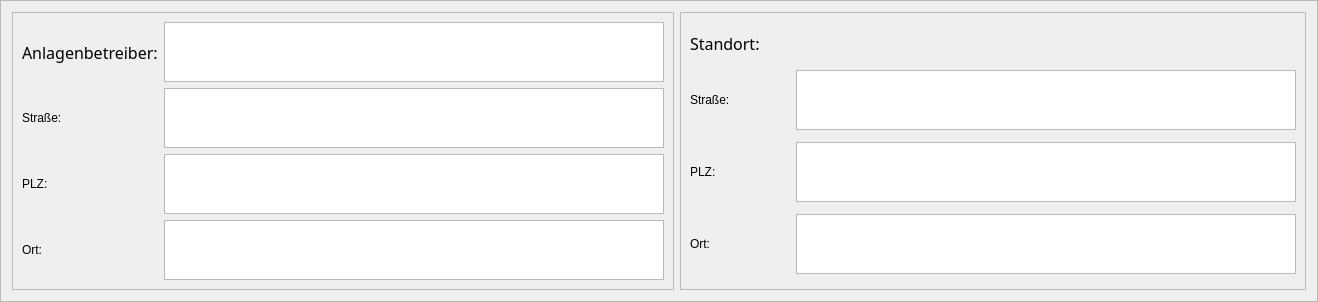
                             <widget class="QFrame" name="frame_7">
                              <property name="sizePolicy">
                               <sizepolicy hsizetype="MinimumExpanding" vsizetype="MinimumExpanding">
                                <horstretch>0</horstretch>
                                <verstretch>0</verstretch>
                               </sizepolicy>
                              </property>
                              <property name="frameShape">
                               <enum>QFrame::StyledPanel</enum>
                              </property>
                              <property name="frameShadow">
                               <enum>QFrame::Raised</enum>
                              </property>
                              <layout class="QFormLayout" name="formLayout_2">
                               <item row="1" column="0">
                                <widget class="QFrame" name="frame_8">
                                 <property name="sizePolicy">
                                  <sizepolicy hsizetype="MinimumExpanding" vsizetype="MinimumExpanding">
                                   <horstretch>0</horstretch>
                                   <verstretch>0</verstretch>
                                  </sizepolicy>
                                 </property>
                                 <property name="frameShape">
                                  <enum>QFrame::StyledPanel</enum>
                                 </property>
                                 <property name="frameShadow">
                                  <enum>QFrame::Raised</enum>
                                 </property>
                                 <layout class="QGridLayout" name="gridLayout_11">
                                  <item row="0" column="0">
                                   <widget class="QLabel" name="operator_label">
                                    <property name="sizePolicy">
                                     <sizepolicy hsizetype="MinimumExpanding" vsizetype="MinimumExpanding">
                                      <horstretch>0</horstretch>
                                      <verstretch>0</verstretch>
                                     </sizepolicy>
                                    </property>
                                    <property name="minimumSize">
                                     <size>
                                      <width>100</width>
                                      <height>30</height>
                                     </size>
                                    </property>
                                    <property name="maximumSize">
                                     <size>
                                      <width>150</width>
                                      <height>30</height>
                                     </size>
                                    </property>
                                    <property name="font">
                                     <font>
                                      <family>Sitka Heading</family>
                                      <pointsize>12</pointsize>
                                      <italic>false</italic>
                                      <bold>false</bold>
                                     </font>
                                    </property>
                                    <property name="text">
                                     <string>Anlagenbetreiber:</string>
                                    </property>
                                   </widget>
                                  </item>
                                  <item row="0" column="1">
                                   <widget class="QPlainTextEdit" name="operator_text">
                                    <property name="sizePolicy">
                                     <sizepolicy hsizetype="MinimumExpanding" vsizetype="MinimumExpanding">
                                      <horstretch>0</horstretch>
                                      <verstretch>0</verstretch>
                                     </sizepolicy>
                                    </property>
                                    <property name="minimumSize">
                                     <size>
                                      <width>500</width>
                                      <height>30</height>
                                     </size>
                                    </property>
                                    <property name="maximumSize">
                                     <size>
                                      <width>800</width>
                                      <height>60</height>
                                     </size>
                                    </property>
                                   </widget>
                                  </item>
                                  <item row="1" column="0">
                                   <widget class="QLabel" name="op_adress_1_label">
                                    <property name="sizePolicy">
                                     <sizepolicy hsizetype="MinimumExpanding" vsizetype="MinimumExpanding">
                                      <horstretch>0</horstretch>
                                      <verstretch>0</verstretch>
                                     </sizepolicy>
                                    </property>
                                    <property name="minimumSize">
                                     <size>
                                      <width>100</width>
                                      <height>30</height>
                                     </size>
                                    </property>
                                    <property name="maximumSize">
                                     <size>
                                      <width>150</width>
                                      <height>30</height>
                                     </size>
                                    </property>
                                    <property name="text">
                                     <string>Straße:</string>
                                    </property>
                                   </widget>
                                  </item>
                                  <item row="1" column="1" alignment="Qt::AlignLeft">
                                   <widget class="QPlainTextEdit" name="op_adress_1_text">
                                    <property name="sizePolicy">
                                     <sizepolicy hsizetype="MinimumExpanding" vsizetype="MinimumExpanding">
                                      <horstretch>0</horstretch>
                                      <verstretch>0</verstretch>
                                     </sizepolicy>
                                    </property>
                                    <property name="minimumSize">
                                     <size>
                                      <width>500</width>
                                      <height>30</height>
                                     </size>
                                    </property>
                                    <property name="maximumSize">
                                     <size>
                                      <width>800</width>
                                      <height>60</height>
                                     </size>
                                    </property>
                                   </widget>
                                  </item>
                                  <item row="2" column="0">
                                   <widget class="QLabel" name="op_adress_2_label">
                                    <property name="sizePolicy">
                                     <sizepolicy hsizetype="MinimumExpanding" vsizetype="MinimumExpanding">
                                      <horstretch>0</horstretch>
                                      <verstretch>0</verstretch>
                                     </sizepolicy>
                                    </property>
                                    <property name="minimumSize">
                                     <size>
                                      <width>100</width>
                                      <height>30</height>
                                     </size>
                                    </property>
                                    <property name="maximumSize">
                                     <size>
                                      <width>150</width>
                                      <height>30</height>
                                     </size>
                                    </property>
                                    <property name="text">
                                     <string>PLZ:</string>
                                    </property>
                                   </widget>
                                  </item>
                                  <item row="2" column="1">
                                   <widget class="QPlainTextEdit" name="op_adress_3_text">
                                    <property name="sizePolicy">
                                     <sizepolicy hsizetype="MinimumExpanding" vsizetype="MinimumExpanding">
                                      <horstretch>0</horstretch>
                                      <verstretch>0</verstretch>
                                     </sizepolicy>
                                    </property>
                                    <property name="minimumSize">
                                     <size>
                                      <width>500</width>
                                      <height>30</height>
                                     </size>
                                    </property>
                                    <property name="maximumSize">
                                     <size>
                                      <width>800</width>
                                      <height>60</height>
                                     </size>
                                    </property>
                                   </widget>
                                  </item>
                                  <item row="3" column="0">
                                   <widget class="QLabel" name="op_adress_3_label">
                                    <property name="sizePolicy">
                                     <sizepolicy hsizetype="MinimumExpanding" vsizetype="MinimumExpanding">
                                      <horstretch>0</horstretch>
                                      <verstretch>0</verstretch>
                                     </sizepolicy>
                                    </property>
                                    <property name="minimumSize">
                                     <size>
                                      <width>100</width>
                                      <height>30</height>
                                     </size>
                                    </property>
                                    <property name="maximumSize">
                                     <size>
                                      <width>150</width>
                                      <height>30</height>
                                     </size>
                                    </property>
                                    <property name="text">
                                     <string>Ort:</string>
                                    </property>
                                   </widget>
                                  </item>
                                  <item row="3" column="1">
                                   <widget class="QPlainTextEdit" name="op_adress_2_text">
                                    <property name="sizePolicy">
                                     <sizepolicy hsizetype="MinimumExpanding" vsizetype="MinimumExpanding">
                                      <horstretch>0</horstretch>
                                      <verstretch>0</verstretch>
                                     </sizepolicy>
                                    </property>
                                    <property name="minimumSize">
                                     <size>
                                      <width>500</width>
                                      <height>30</height>
                                     </size>
                                    </property>
                                    <property name="maximumSize">
                                     <size>
                                      <width>800</width>
                                      <height>60</height>
                                     </size>
                                    </property>
                                   </widget>
                                  </item>
                                 </layout>
                                </widget>
                               </item>
                               <item row="1" column="1">
                                <widget class="QFrame" name="frame_5">
                                 <property name="sizePolicy">
                                  <sizepolicy hsizetype="MinimumExpanding" vsizetype="MinimumExpanding">
                                   <horstretch>0</horstretch>
                                   <verstretch>0</verstretch>
                                  </sizepolicy>
                                 </property>
                                 <property name="frameShape">
                                  <enum>QFrame::StyledPanel</enum>
                                 </property>
                                 <property name="frameShadow">
                                  <enum>QFrame::Raised</enum>
                                 </property>
                                 <layout class="QGridLayout" name="gridLayout_23">
                                  <item row="0" column="0">
                                   <widget class="QLabel" name="loc_head_label">
                                    <property name="sizePolicy">
                                     <sizepolicy hsizetype="MinimumExpanding" vsizetype="MinimumExpanding">
                                      <horstretch>0</horstretch>
                                      <verstretch>0</verstretch>
                                     </sizepolicy>
                                    </property>
                                    <property name="minimumSize">
                                     <size>
                                      <width>100</width>
                                      <height>30</height>
                                     </size>
                                    </property>
                                    <property name="maximumSize">
                                     <size>
                                      <width>150</width>
                                      <height>30</height>
                                     </size>
                                    </property>
                                    <property name="font">
                                     <font>
                                      <family>Sitka Heading</family>
                                      <pointsize>12</pointsize>
                                      <italic>false</italic>
                                      <bold>false</bold>
                                     </font>
                                    </property>
                                    <property name="text">
                                     <string>Standort:</string>
                                    </property>
                                   </widget>
                                  </item>
                                  <item row="1" column="0">
                                   <widget class="QLabel" name="loc_adress_1_label">
                                    <property name="sizePolicy">
                                     <sizepolicy hsizetype="MinimumExpanding" vsizetype="MinimumExpanding">
                                      <horstretch>0</horstretch>
                                      <verstretch>0</verstretch>
                                     </sizepolicy>
                                    </property>
                                    <property name="minimumSize">
                                     <size>
                                      <width>100</width>
                                      <height>30</height>
                                     </size>
                                    </property>
                                    <property name="maximumSize">
                                     <size>
                                      <width>150</width>
                                      <height>30</height>
                                     </size>
                                    </property>
                                    <property name="text">
                                     <string>Straße:</string>
                                    </property>
                                   </widget>
                                  </item>
                                  <item row="1" column="1" alignment="Qt::AlignLeft">
                                   <widget class="QPlainTextEdit" name="loc_adress_1_text">
                                    <property name="sizePolicy">
                                     <sizepolicy hsizetype="MinimumExpanding" vsizetype="MinimumExpanding">
                                      <horstretch>0</horstretch>
                                      <verstretch>0</verstretch>
                                     </sizepolicy>
                                    </property>
                                    <property name="minimumSize">
                                     <size>
                                      <width>500</width>
                                      <height>30</height>
                                     </size>
                                    </property>
                                    <property name="maximumSize">
                                     <size>
                                      <width>800</width>
                                      <height>60</height>
                                     </size>
                                    </property>
                                   </widget>
                                  </item>
                                  <item row="2" column="0">
                                   <widget class="QLabel" name="loc_adress_2_label">
                                    <property name="sizePolicy">
                                     <sizepolicy hsizetype="MinimumExpanding" vsizetype="MinimumExpanding">
                                      <horstretch>0</horstretch>
                                      <verstretch>0</verstretch>
                                     </sizepolicy>
                                    </property>
                                    <property name="minimumSize">
                                     <size>
                                      <width>100</width>
                                      <height>30</height>
                                     </size>
                                    </property>
                                    <property name="maximumSize">
                                     <size>
                                      <width>150</width>
                                      <height>30</height>
                                     </size>
                                    </property>
                                    <property name="text">
                                     <string>PLZ:</string>
                                    </property>
                                   </widget>
                                  </item>
                                  <item row="2" column="1">
                                   <widget class="QPlainTextEdit" name="loc_adress_2_text">
                                    <property name="sizePolicy">
                                     <sizepolicy hsizetype="MinimumExpanding" vsizetype="MinimumExpanding">
                                      <horstretch>0</horstretch>
                                      <verstretch>0</verstretch>
                                     </sizepolicy>
                                    </property>
                                    <property name="minimumSize">
                                     <size>
                                      <width>500</width>
                                      <height>30</height>
                                     </size>
                                    </property>
                                    <property name="maximumSize">
                                     <size>
                                      <width>800</width>
                                      <height>60</height>
                                     </size>
                                    </property>
                                    <property name="frameShape">
                                     <enum>QFrame::StyledPanel</enum>
                                    </property>
                                   </widget>
                                  </item>
                                  <item row="3" column="0">
                                   <widget class="QLabel" name="loc_adress_3_label">
                                    <property name="sizePolicy">
                                     <sizepolicy hsizetype="MinimumExpanding" vsizetype="MinimumExpanding">
                                      <horstretch>0</horstretch>
                                      <verstretch>0</verstretch>
                                     </sizepolicy>
                                    </property>
                                    <property name="minimumSize">
                                     <size>
                                      <width>100</width>
                                      <height>30</height>
                                     </size>
                                    </property>
                                    <property name="maximumSize">
                                     <size>
                                      <width>150</width>
                                      <height>30</height>
                                     </size>
                                    </property>
                                    <property name="text">
                                     <string>Ort:</string>
                                    </property>
                                   </widget>
                                  </item>
                                  <item row="3" column="1">
                                   <widget class="QPlainTextEdit" name="loc_adress_3_text">
                                    <property name="sizePolicy">
                                     <sizepolicy hsizetype="MinimumExpanding" vsizetype="MinimumExpanding">
                                      <horstretch>0</horstretch>
                                      <verstretch>0</verstretch>
                                     </sizepolicy>
                                    </property>
                                    <property name="minimumSize">
                                     <size>
                                      <width>500</width>
                                      <height>30</height>
                                     </size>
                                    </property>
                                    <property name="maximumSize">
                                     <size>
                                      <width>800</width>
                                      <height>60</height>
                                     </size>
                                    </property>
                                   </widget>
                                  </item>
                                 </layout>
                                </widget>
                               </item>
                              </layout>
                             </widget>
